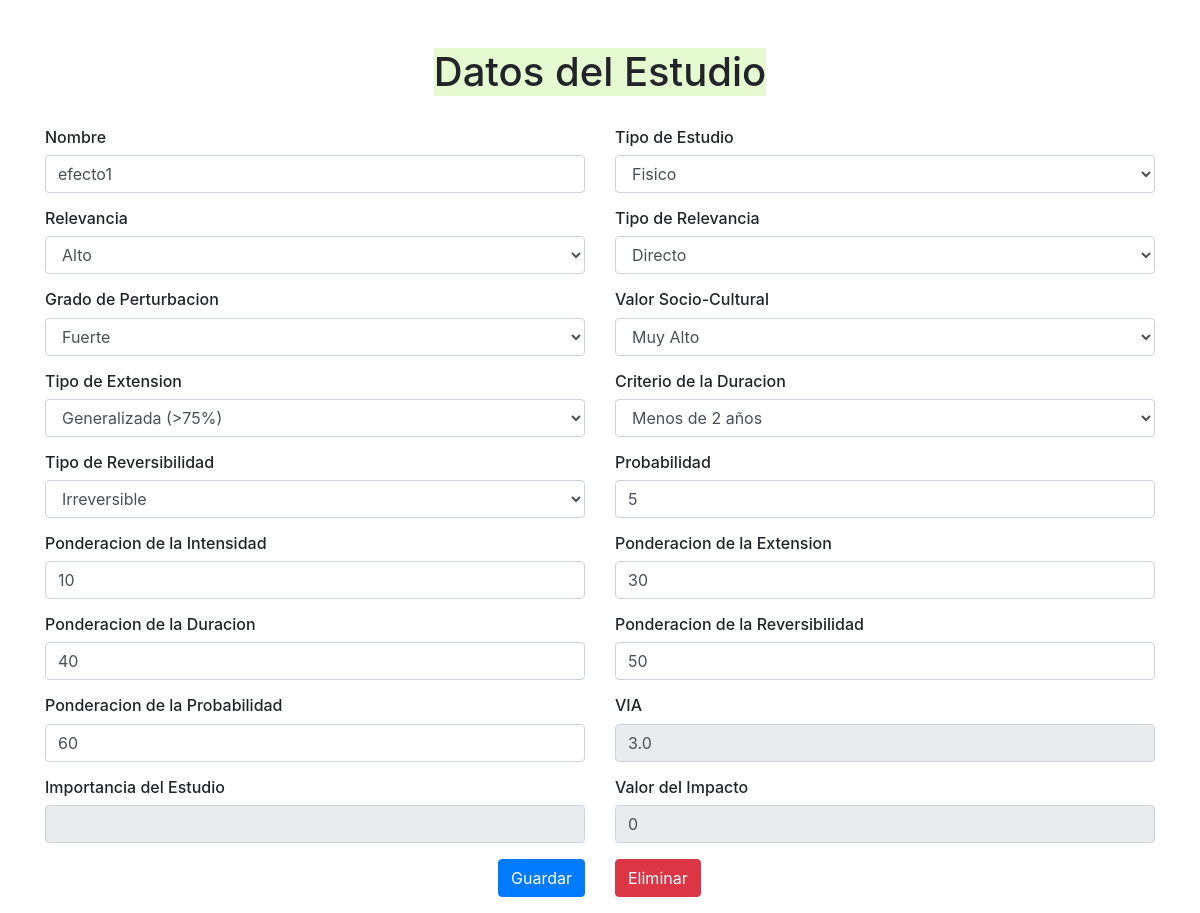
The app's page /configuracion/editar_estudio/1/ with its own data.
### configuracion/models.py (models this page shows)
class Estudio(models.Model):
	nombre = models.CharField(max_length=100, default="", unique=True)
	tipo = models.CharField(choices=MEDIOS, max_length=50, default="")
	valoracion_relevancia = models.CharField(choices=NIVEL_RELEVANCIA, max_length=6, default="")
	tipo_relevancia = models.CharField(choices=TIPO_RELEVANCIA, max_length=50, default="")
	grado_perturbacion_intensidad = models.CharField(choices=GRADO_PERTUBACION, max_length=50, default="")
	valor_sociocultural_intensidad = models.CharField(choices=VALOR_SA, max_length=50, default="")
	intensidad = models.IntegerField(default=0)
	clasificacion_extension = models.CharField(choices=EXT_CLASIFICACION, max_length=50, default="")
	extension =  models.IntegerField(default=0)
	criterio_duracion = models.CharField(choices=DUR_CRITERIOS, max_length=50, default="")
	duracion = models.IntegerField(default=0)
	clasificacion_reversibilidad = models.CharField(choices=REV_CLASIFICACION, max_length=50, default="")
	reversibilidad = models.IntegerField(default=0)
	probabilidad = models.IntegerField(validators=[MinValueValidator(0), MaxValueValidator(10)])
	pondIntensidad = models.IntegerField(validators=[MinValueValidator(0), MaxValueValidator(100)])
	pondExtension = models.IntegerField(validators=[MinValueValidator(0), MaxValueValidator(100)])
	pondDuracion = models.IntegerField(validators=[MinValueValidator(0), MaxValueValidator(100)])
	pondReversibilidad = models.IntegerField(validators=[MinValueValidator(0), MaxValueValidator(100)])
	pondProbabilidad = models.IntegerField(validators=[MinValueValidator(0), MaxValueValidator(100)])
	via = models.FloatField(default=0.0)
	importancia_estudio =  models.CharField(max_length=50, default="")
	valor_estudio = models.IntegerField(default=0)

### configuracion/views.py (the view, shortened to what this page needs)
# urls.py: url(r'^editar_estudio/(?P<pk>\d+)/$', EstudioUpdate.as_view(), name='editar_estudio'),
class EstudioUpdate(UpdateView):
	model = Estudio
	form_class = EstudioForm
	template_name = 'configuracion/agregar_estudio.html'

### configuracion/templates/configuracion/agregar_estudio.html (shortened to what this page needs)
{% load static %}
<!DOCTYPE html>
<html>
<head>
	<link rel="stylesheet" type="text/css" href="https://stackpath.bootstrapcdn.com/bootstrap/4.1.3/css/bootstrap.min.css">
	<link rel="stylesheet" type="text/css" href="{% static 'css/main.css' %}">
</head>
<body>
	<br><br>
	<div class="container">
		<div class="row justify-content-center">
			{% if object %}
			<h1> Datos del Estudio </h1>
			{% else %}
			<h1> Agregar un Estudio </h1>
			{% endif %}
			<br>
		</div>
		<form method="post" id="formulario">
		<br>
			<div class="row">
				<div class="col-md-6 col-md-offset-2">
					<div class="form-group">
						<h6>
							<label for="">{{form.nombre.label}}</label>
								{{form.nombre}}
						</h6>
					</div>
				</div>
				<div class="col-md-6 col-md-offset-2">
					<div class="form-group">
						<h6>
							<label for="">{{form.tipo.label}}</label>
							{{form.tipo}}
						</h6>
					</div>
				</div>
				<div class="col-md-6 col-md-offset-2">
					<div class="form-group">
						<h6>
							<label for="">{{form.valoracion_relevancia.label}}</label>
							{{form.valoracion_relevancia}}
						</h6>
					</div>
				</div>
				<div class="col-md-6 col-md-offset-2">
					<div class="form-group">
						<h6>
							<label for="">{{form.tipo_relevancia.label}}</label>
							{{form.tipo_relevancia}}
						</h6>
					</div>
				</div>
				<div class="col-md-6 col-md-offset-2">
					<div class="form-group">
						<h6>
							<label for="">{{form.grado_perturbacion_intensidad.label}}</label>
								{{form.grado_perturbacion_intensidad}}
						</h6>
					</div>
				</div>
				<div class="col-md-6 col-md-offset-2">
					<div class="form-group">
						<h6>
							<label for="">{{form.valor_sociocultural_intensidad.label}}</label>
								{{form.valor_sociocultural_intensidad}}
						</h6>
					</div>
				</div>
				<div class="col-md-6 col-md-offset-2">
					<div class="form-group">
						<h6>
							<label for="">{{form.clasificacion_extension.label}}</label>
							{{form.clasificacion_extension}}
							</h6>
					</div>
				</div>
				<div class="col-md-6 col-md-offset-2">
					<div class="form-group">
						<h6>
							<label for="">{{form.criterio_duracion.label}}</label>
							{{form.criterio_duracion}}
						</h6>
					</div>
				</div>
				<div class="col-md-6 col-md-offset-2">
					<div class="form-group">
						<h6>
							<label for="">{{form.clasificacion_reversibilidad.label}}</label>
								{{form.clasificacion_reversibilidad}}
						</h6>
					</div>
				</div>
				<div class="col-md-6 col-md-offset-2">
					<div class="form-group">
						<h6>
							<label for="">{{form.probabilidad.label}}</label>
								{{form.probabilidad}}
						</h6>
					</div>
				</div>
				<div class="col-md-6 col-md-offset-2">
					<div class="form-group">
						<h6>
							<label for="">{{form.pondIntensidad.label}}</label>
								{{form.pondIntensidad}}
						</h6>
					</div>
				</div>
				<div class="col-md-6 col-md-offset-2">
					<div class="form-group">
						<h6>
							<label for="">{{form.pondExtension.label}}</label>
								{{form.pondExtension}}
						</h6>
					</div>
				</div>
				<div class="col-md-6 col-md-offset-2">
					<div class="form-group">
						<h6>
							<label for="">{{form.pondDuracion.label}}</label>
								{{form.pondDuracion}}
						</h6>
					</div>
				</div>
				<div class="col-md-6 col-md-offset-2">
					<div class="form-group">
						<h6>
							<label for="">{{form.pondReversibilidad.label}}</label>
								{{form.pondReversibilidad}}
						</h6>
					</div>
				</div>
				<div class="col-md-6 col-md-offset-2">
					<div class="form-group">
						<h6>
							<label for="">{{form.pondProbabilidad.label}}</label>
								{{form.pondProbabilidad}}
						</h6>
					</div>
				</div>
				{% if object %}
				<div class="col-md-6 col-md-offset-2">
					<div class="form-group">
						<h6>
							<label for="">VIA</label>
								<input class="string form-control" type="text" value="{{object.via}}" readonly="" />
						</h6>
					</div>
				</div>
				<div class="col-md-6 col-md-offset-2">
					<div class="form-group">
						<h6>
							<label for="">Importancia del Estudio</label>
								<input class="string form-control" type="text" value="{{object.importancia_estudio}}" readonly="" />
						</h6>
					</div>
				</div>
				<div class="col-md-6 col-md-offset-2">
					<div class="form-group">
						<h6>
							<label for="">Valor del Impacto</label>
								<input class="string form-control" type="text" value="{{object.valor_estudio}}" readonly="" />
						</h6>
					</div>
				</div>
				{% endif %}
			</div>
			<div class="row justify-content-center">
				<div class="col-md-6 col-md-offset-2" align="right">
						<div class="form-group">
							<input id="editar" name="editar" class="btn btn-primary" value="Guardar" type="submit">
						</div>
				</div>
				{% if object %}
				<div class="col-md-6 col-md-offset-2" align="left">
					<div class="form-group">
						<input id="eliminar" onclick = "return confirm('¿Está seguro de eliminar este estudio?')" name="eliminar" class="btn btn-danger" value="Eliminar" type="submit">
					</div>
				{% endif %}
				</div>
			</div>
		</form>
	</div>
</body>
</html>

### configuracion/static/css/main.css (style rules this page uses)
html, body { height: 100%; }

### configuracion/templates/configuracion/agregar_estudio.html (style rules this page uses)
h1 { background-color: #e6fad2; }

### records on screen
Estudio: nombre "efecto1", tipo "Fisico", valoracion_relevancia "Alto", tipo_relevancia "Directo", grado_perturbacion_intensidad "Fuerte", valor_sociocultural_intensidad "Muy Alto", clasificacion_extension "Generalizada (>75%)", criterio_duracion "Menos de 2 años", clasificacion_reversibilidad "Irreversible", probabilidad "5", pondIntensidad "10", pondExtension "30", pondDuracion "40", pondReversibilidad "50", pondProbabilidad "60", via "3.0", valor_estudio "0"
